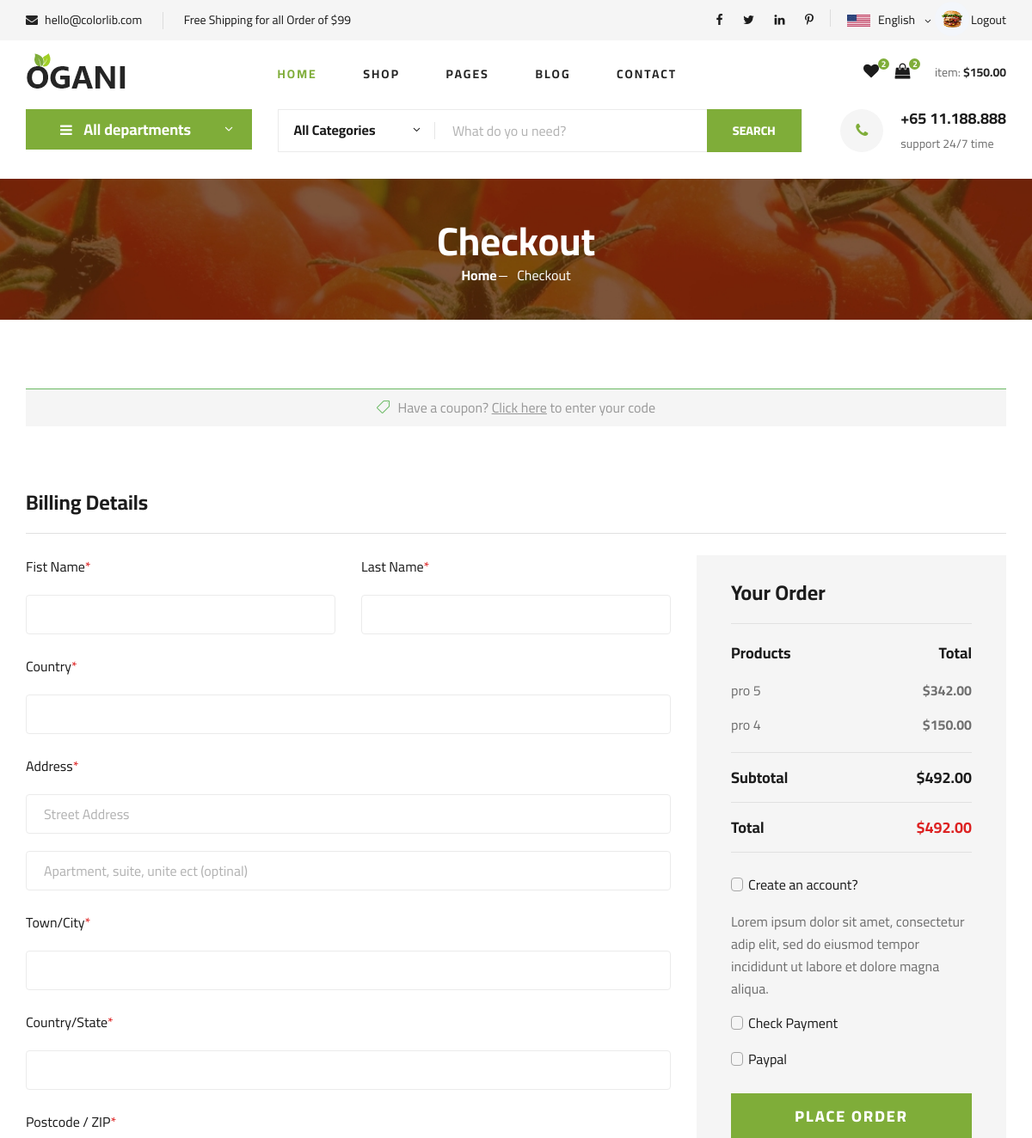
The app's page /checkout (signed in, upper part), older data.
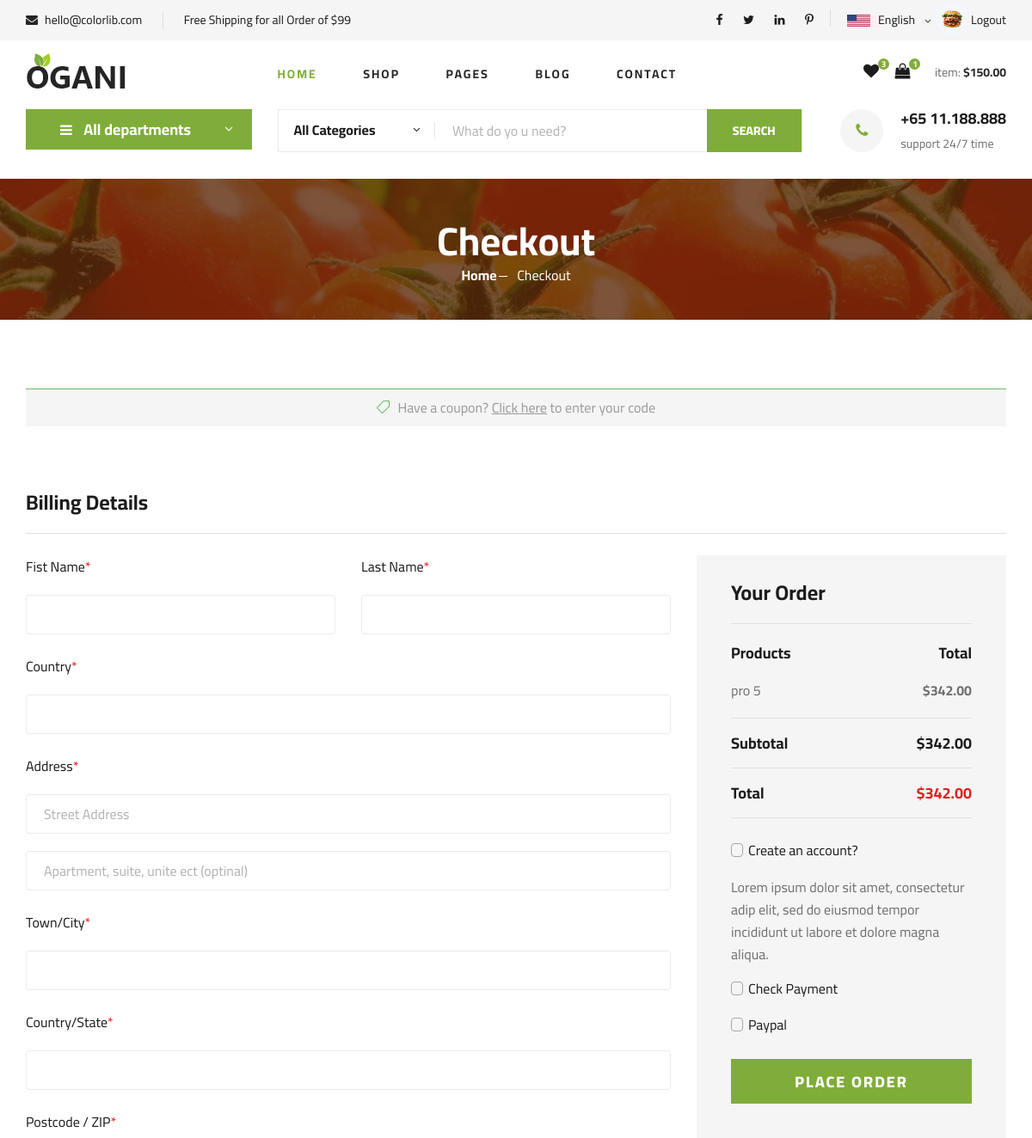
The same page, newer data.
### myapp/models.py (models this page shows, shortened)
class Cart(models.Model):
    user = models.ForeignKey(user, on_delete=models.CASCADE, related_name='cart_items')
    product = models.ForeignKey(product, on_delete=models.CASCADE, related_name='cart_items')
    quantity = models.PositiveIntegerField(default=1)
    total_price = models.DecimalField(max_digits=10, decimal_places=2)
    added_at = models.DateTimeField(auto_now_add=True)

class product(models.Model):
    name=models.CharField(max_length=100)
    price=models.IntegerField()
    image=models.ImageField(upload_to="image")
    category=models.ForeignKey(category,on_delete=models.CASCADE,blank=True,null=True)

### myapp/views.py (the view)
# urls.py: path('checkout', views.checkout, name='checkout'),
def checkout(request):
    cid=category.objects.all().order_by("-id")
    uid=user.objects.get(name=request.session['name'])
    wid_count=wishlist.objects.filter(user=uid).count()
    cid_count=Cart.objects.filter(user=uid).count()
    cart_items = Cart.objects.filter(user=uid).select_related('product')
    subtotal = sum(item.total_price for item in cart_items)
    shipping = 0 if subtotal > 99 else 20
    total = subtotal + shipping
    contaxt={
            "cid":cid,
            "uid":uid,
            "wid_count": wid_count,
            "cid_count": cid_count,
            "cart_items": cart_items,
            "subtotal": subtotal,
            "shipping": shipping,
            "total": total,
        }
    return render(request, 'checkout.html', contaxt)

### myapp/templates/checkout.html (shortened to what the changed rows need)
{% load static %}
<!DOCTYPE html>
<html lang="zxx">
<head>
    <link rel="stylesheet" href="{% static 'css/bootstrap.min.css' %}" type="text/css">
    <link rel="stylesheet" href="{% static 'css/font-awesome.min.css' %}" type="text/css">
    <link rel="stylesheet" href="{% static 'css/elegant-icons.css' %}" type="text/css">
    <link rel="stylesheet" href="{% static 'css/nice-select.css' %}" type="text/css">
    <link rel="stylesheet" href="{% static 'css/jquery-ui.min.css' %}" type="text/css">
    <link rel="stylesheet" href="{% static 'css/owl.carousel.min.css' %}" type="text/css">
    <link rel="stylesheet" href="{% static 'css/slicknav.min.css' %}" type="text/css">
    <link rel="stylesheet" href="{% static 'css/style.css' %}" type="text/css">
</head>
<body>
    <header class="header">
        <div class="container">
            <div class="row">
                <div class="col-lg-3">
                    <div class="header__cart">
                <ul>
                    <li><a href="{% url 'wishlists'%}"><i class="fa fa-heart"></i> <span>{{wid_count}}</span></a></li>
                    <li><a href="{% url 'shoping_cart' %}"><i class="fa fa-shopping-bag"></i> <span>{{cid_count}}</span></a></li>
                </ul>
                    </div>
                </div>
            </div>
        </div>
    </header>
    <section class="breadcrumb-section set-bg" data-setbg="{% static 'img/breadcrumb.jpg' %}">
        <div class="container">
            <div class="row">
                <div class="col-lg-12 text-center">
                    <div class="breadcrumb__text">
                        <h2>Checkout</h2>
                    </div>
                </div>
            </div>
        </div>
    </section>
    <section class="checkout spad">
        <div class="container">
            <div class="checkout__form">
                <form action="#">
                    <div class="row">
                        <div class="col-lg-4 col-md-6">
                            <div class="checkout__order">
                                <ul>
                                    {% for item in cart_items %}
                                    <li>{{ item.product.name }} <span>${{ item.total_price }}</span></li>
                                    {% endfor %}
                                </ul>
                                <div class="checkout__order__subtotal">Subtotal <span>${{ subtotal}}</span></div>
                                <div class="checkout__order__total">Total <span>${{ total }}</span></div>
                            </div>
                        </div>
                    </div>
                </form>
            </div>
        </div>
    </section>
</body>
</html>

Row changes from the older to the newer data that the page shows:
removed Cart: product.name "pro 4", total_price "150.00"
Text that changed along with them:
{{ wid_count }}: "2" → "3"
{{ cid_count }}: "2" → "1"
{{ subtotal }}: "492.00" → "342.00"
{{ total }}: "492.00" → "342.00"
